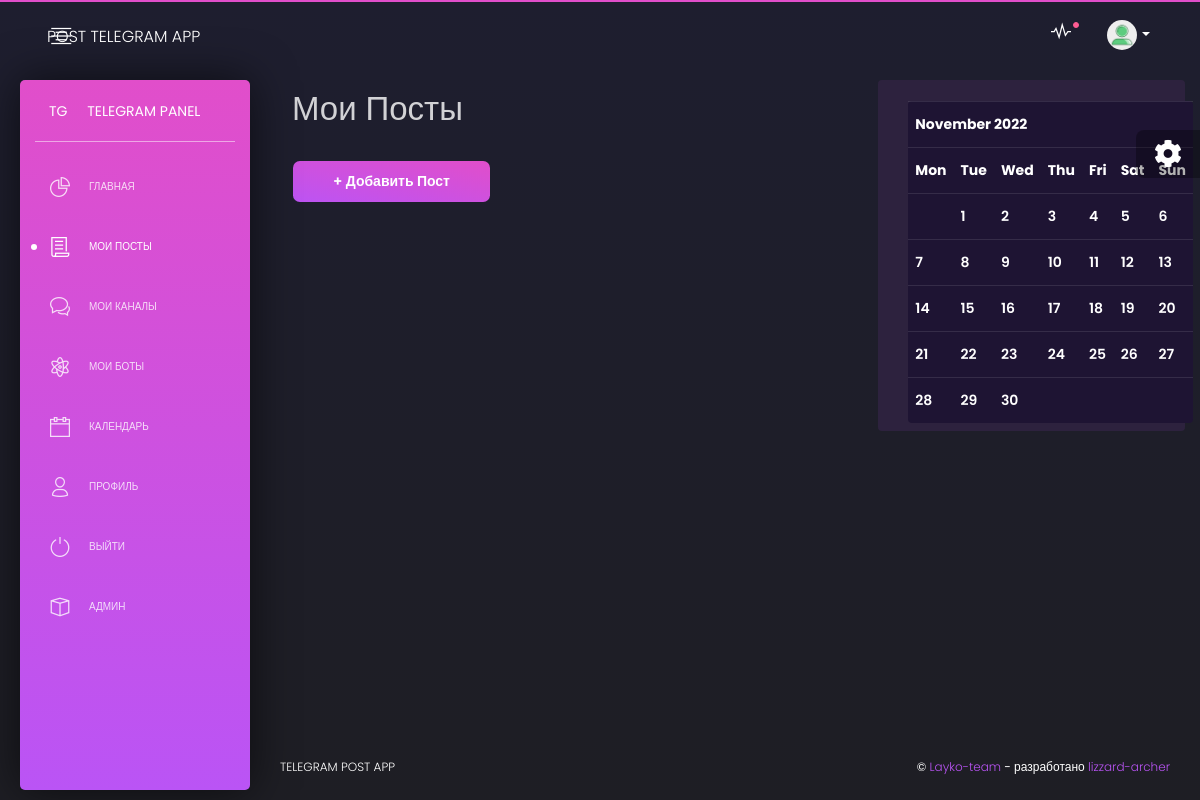
Before: /post (signed in) with the older database file.
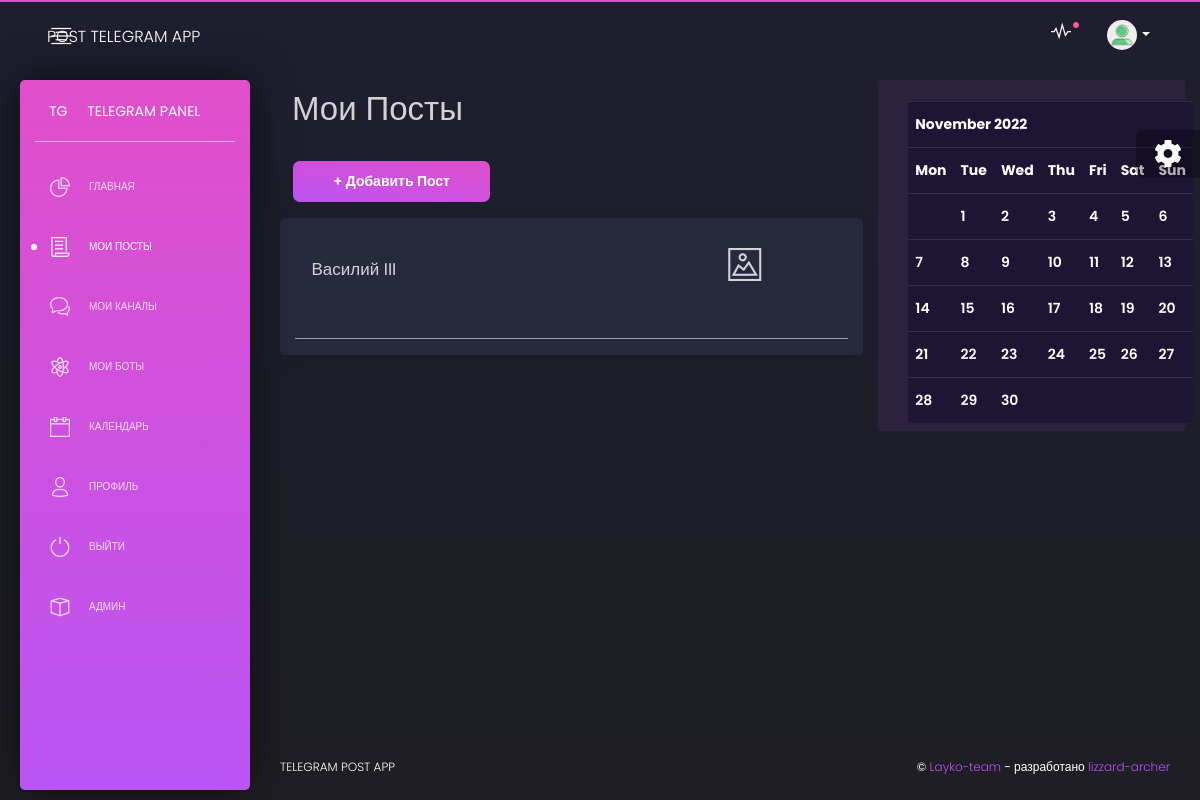
After: the same page with the newer database file.
### apps/home/models.py (models this page shows, shortened)
class Post(models.Model):
    name = models.CharField(max_length=100, null=True, verbose_name='Заголовок поста', validators=[validators.validate_post_name])
    user = models.ForeignKey(User, on_delete=models.CASCADE, null=True, blank=True, verbose_name='Пользователь')
    bot = models.ForeignKey(Bot, on_delete=models.CASCADE, null=True, blank=False, verbose_name='Бот')
    post_type = models.CharField(max_length=20, choices=[('Пост', 'Пост'), ('Опрос', 'Опрос')], null=True, blank=False, verbose_name='Тип поста')
    text = models.TextField(max_length=5000, null=True, blank=True, verbose_name='Текст')
    is_active = models.BooleanField(null=True, blank=True, default=False, verbose_name='Активно')
    photo_1 = models.ImageField(null=True, blank=True, verbose_name='Фото 1')
    photo_2 = models.ImageField(null=True, blank=True, verbose_name='Фото 2')
    photo_3 = models.ImageField(null=True, blank=True, verbose_name='Фото 3')
    photo_4 = models.ImageField(null=True, blank=True, verbose_name='Фото 4')
    photo_5 = models.ImageField(null=True, blank=True, verbose_name='Фото 5')
    music = models.FileField(null=True, blank=True, verbose_name='Музыкальный Трек')
    video = models.FileField(null=True, blank=True, verbose_name='Видео Запись')
    document = models.FileField(null=True, blank=True, verbose_name='Документ')
    url = models.CharField(max_length=300, null=True, blank=True, verbose_name='Ссылка', validators=[validators.post_ref_validator])
    url_text = models.CharField(max_length=300, null=True, blank=True, verbose_name='Текст внутри ссылки')
    btn_name_1 = models.CharField(max_length=100, null=True, blank=True, verbose_name='')
    btn_name_2 = models.CharField(max_length=100, null=True, blank=True, verbose_name='')
    btn_name_3 = models.CharField(max_length=100, null=True, blank=True, verbose_name='')
    btn_name_4 = models.CharField(max_length=100, null=True, blank=True, verbose_name='')
    id = models.AutoField(primary_key=True, editable=False)
    class Meta:
        ordering = ['id']
        verbose_name = "Пост"
        verbose_name_plural = "Посты"

### apps/home/views.py (the view)
# urls.py: path('post', views.PostListView.as_view(), name='posts'),
class PostListView(LoginRequiredMixin, ListView):
    extra_context = {'segment': 'post'}
    model = Post
    context_object_name = 'posts'
    template_name = 'home/post.html'
    def get_queryset(self):
        return Post.objects.filter(user=self.request.user)
    def get_context_data(self, **kwargs):
        context = super(PostListView, self).get_context_data(**kwargs)
        context.update({
            'posts': Post.objects.filter(user=self.request.user),
            'cal_mini': PostCalendarMini().formatmonth(theyear=int(datetime.now().year),
                                                       themonth=int(datetime.now().month)),
        })
        return context

### apps/home/calendar_mini.py (called while the page is built)
    def formatweek(self, theweek):
        s = ''.join(self.formatday(date_row) for date_row in theweek)
        return f'<tr>{s}</tr>'

    def formatmonth(self, theyear, themonth, withyear=True):
        v = []
        a = v.append
        a('<table style="background-color:#1e1433" border="0" cellpadding="0" cellspacing="0" class="month table p-3 mb-2 text-white rounded">')
        a('\n')
        a(self.formatmonthname(theyear, themonth, withyear=withyear))
        a('\n')
        a(self.formatweekheader())
        a('\n')
        dates = list(self.itermonthdates(theyear, themonth))
        self.month = themonth
        records = [dates[i:i + 7] for i in range(0, len(dates), 7)]
        for week in records:
            a(self.formatweek(week))
            a('\n')
        a('</table>')
        a('\n')
        return ''.join(v)

### apps/home/models.py (called while the page is built)
    def __str__(self):
        return self.title

### apps/templates/home/post.html (shortened to what this page needs)
{% extends "layouts/base.html" %}
{% block content %}
    <div class="row">
        <div class="col-md-8">
            <div class="p-2 m-1">
                <h1> Мои Посты </h1>
                <a href="post_create">
                    <button class="btn btn-primary">+ Добавить Пост</button>
                </a>
            </div>
            <div id="accordion-post">
                {% for post in posts %}
                    <div class="card card-chart">
                        <div class="card-header ">
                            <h5 class="mb-0 row">
                                <button class="col-3 btn btn-link collapsed" data-toggle="collapse"
                                        data-target="#collapse{{ post.id }}"
                                        aria-expanded="true"
                                        aria-controls="collapse{{ post.id }}">
                                    <h4>{{ post.name }}</h4>
                                </button>
                                <div class="col-5"></div>
                                <button class="col-3 btn btn-link">
                                    <a href="/post_details/{{ post.id }}">
                                        <h1><i class="tim-icons icon-image-02"></i></h1>
                                    </a>
                                </button>
                            </h5>
                            <hr class="bg-light">
                        </div>
                    </div>
                {% endfor %}
            </div>
        </div>
        <div id="cal_mini" class="col-md-4 rounded" style="background-color: #2d223e">
            <br/>
            <div class="col-12" style="display: block">{{ cal_mini|safe }}</div>
        </div>
    </div>
{% endblock content %}

Changed rows visible on the page:
added Post: name "Василий III"
